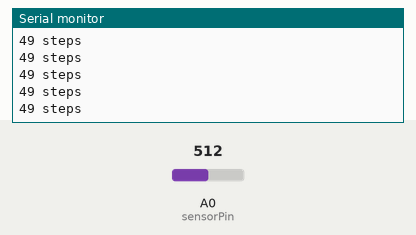
Bench run of a sketch on a simulated Arduino Zero (SAMD21). On the bench: the last lines printed to the serial monitor. Inputs (shaded band) come from the test bench; at power-on: A0 (sensorPin) = 512.

Above: at 1.2 s.
1.3 s: A0 (sensorPin) set to 716
At 1.42 s:
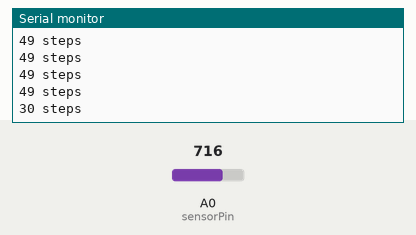
2.8 s: A0 (sensorPin) set to 900
At 2.84 s:
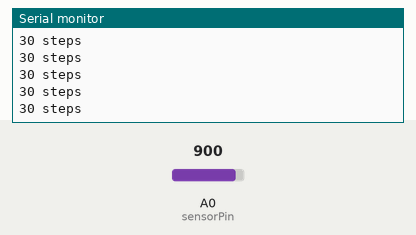
Timing chart, 0 to 5.8 s (numbered marks = the images above; inputs shaded):
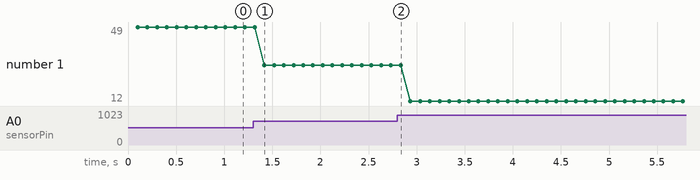

The sketch:

MoistureSensor.ino
```cpp
/* MoistureSensor.ino
 * Test sketch to try out the moisture sensor.
 */

#define debugSerial SerialUSB

void setup() {
  // put your setup code here, to run once:
  debugSerial.begin(115200);
  //pinMode(A0, INPUT);

    while ((!SerialUSB) && (millis() < 10000)) {
    // Wait for SerialUSB or start after 10 seconds
  }

  debugSerial.println(F("Ready"));
}

void loop() {
  float moisture = -100;

  // run 10 times quickly and take the maximum (for stability)
  for (int i=0; i<10; i++) {
    float temp = getMoister();
    // save value if it's higher than is already recorded
    if (temp > moisture) {
      moisture = temp;
    }
    delay(10);
  }

  debugSerial.print(moisture, 0);
  debugSerial.println(" steps");
}

int getMoist()
{
  int sensorPin = A0;
  return analogRead(sensorPin);
}

int16_t getMoister()
{
  int sensorPin = A0;
  return (1023-analogRead(sensorPin))/10.23;
}

float getMoistest()
{
  int sensorPin = A0;
  int adc = 1023-analogRead(sensorPin);
  return (float)(adc)*-1 / 1023;
}
```

Measured:
- after the input at 1.3 s, the serial monitor: prints a new line after 0.12 s (image 1)
- plotted number 1: 49 → 30 after the input at 1.3 s, 30 → 12 after the input at 2.8 s
